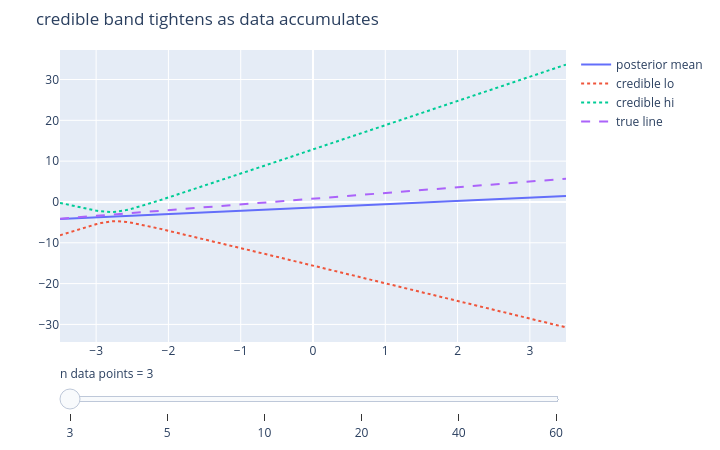

Notebook code cell kept with this figure:
### Markdown cell above
## 3. データが増えると束が締まる

$n$ を増やしながら同じ図を描きます(Plotly スライダー、静的 HTML でも動作)。
信用バンドだけが締まり、予測バンドはノイズの分だけ残ることに注目。

### Code cell
# Posterior mean line + credible band as n grows (slider).
x_grid = np.linspace(-3.5, 3.5, 100)
Xg = np.column_stack([np.ones_like(x_grid), x_grid])
frames = []
for n in [3, 5, 10, 20, 40, 60]:
    Xn = np.column_stack([np.ones(n), x_all[:n]])
    m = BayesianLinearRegression(sigma=sigma_noise, sigma_w=10.0).fit(Xn, y_all[:n])
    pred = m.predict(Xg)
    frames.append((f"{n}",
                   [("posterior mean", pred["mean"], None),
                    ("credible lo", pred["cred_lo"], "dot"),
                    ("credible hi", pred["cred_hi"], "dot"),
                    ("true line", true_w[0] + true_w[1] * x_grid, "dash")]))
fig = viz.plotly_curve_slider(x_grid, frames, slider_name="n data points",
                              title="credible band tightens as data accumulates")
fig.show()
